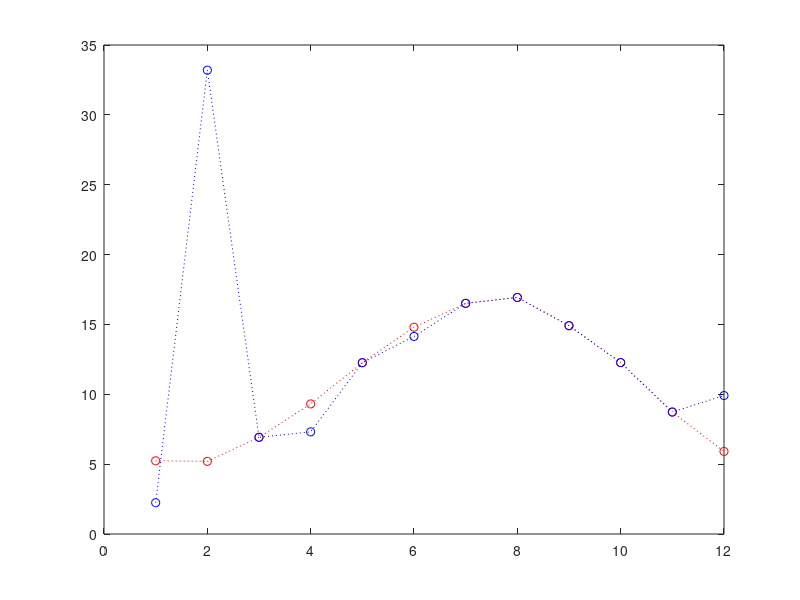

Source code (MATLAB): (Note: this script raises an error after producing the figure.)

%Aerial Robotics. Wk1

% z = 4;
% r = z > 3
% 
% v = [0.001;0.5;6.4;10.5;0.002;7.1;-4.8]
% v < 0.005 %creates logical array of 1 and 0
% 
% y(1) = 1
% for n = 1:6
%     y(n+1) = y(n) - 0.1*y(n)
% end
% 
% if x < 0 %true/false
%     f = 1-x
% end

%advanced content

month = [1,2,3,4,5,6,7,8,9,10,11,12];
avgTemp1 = [5.24,5.20,6.92,9.31,12.26,14.8,16.51,16.93,14.91,12.27,8.73,5.91];
avgTemp2 = [2.24,33.20,6.92,7.31,12.26,14.14,16.51,16.93,14.91,12.27,8.73,9.91];

plot(month,avgTemp1,'r:o')
hold on
plot(month,avgTemp2,'b:o')

%solving systems of linear equations

% 1.5x1 + x2 = 3
% x3 = 4x2
% 4 - x1 + x2 = x3

%rearranging
% 1.5x1 + x2 + 0x3 = 3
% 0x1 + -4x2 + 1x3 = 0
% -x1 + x2 - x3 = -4

A = [1.5,1,0;0,-4,1;-1,1,-1];
b = [3;0;-4];
%x = A\b

syms a b c x
%symobolic variables. declare existence and use in calcs.
y = a*x^2 + b*x + c;

soln = solve(y==0,x)
ysoln = subs(soln, [a,b,c], [3,2,-6]);
ysoln = simplify(ysoln)
d = vpa(ysoln,9) %variable precision arithmetic

%Solving ODEs

%[tSol,ySol] = ode45(deriveFunction,interval of ind.variable,initialVaLUE)

r = 1;
K = 1000;
odefun = @(t,P) r*P*(1-P/K); %independent then dependent
tSpan = [0,10];
p0 = 20;
[tSol,pSol] = ode45(odefun,tSpan,p0);

dxdt = @(t,x) [x(2); -x(2)-x(1)];
tLim = [0,10];
x0 = [0,1]; %initial conditions
[tSol,xSol] = ode45(dxdt,tLim,x0);
%times when numerical solutions was computed. matrix solution
%containing x1 and x2
%Higher order ODE -> first order ODE with new derivatives ->
%first order vectored ODE






